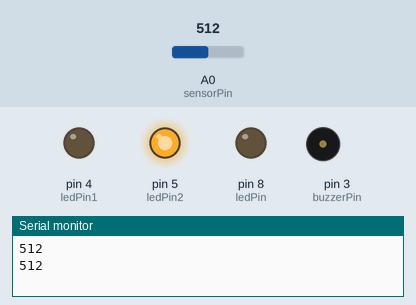
Simulated run of this sketch. Board: Arduino Uno, built with avr-gcc and run on an emulated ATmega328P. Parts: output pins drawn as LEDs (lit = HIGH), buzzer (waves = sounding, pin HIGH), the last lines printed to the serial monitor. The inputs (shaded band) are chosen by the test bench; at power-on: A0 (sensorPin) = 512.

Above: at 3.8 s.
3.9 s: A0 (sensorPin) set to 122
At 4.8 s:
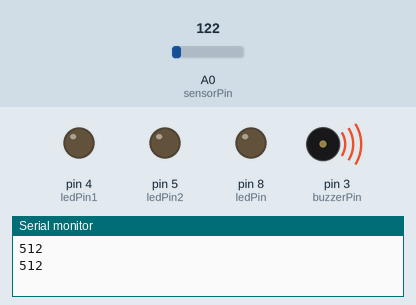
At 6.4 s:
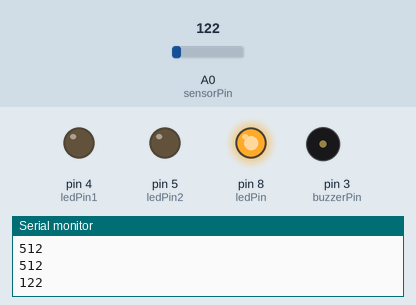
11.5 s: A0 (sensorPin) set to 306
At 12.8 s:
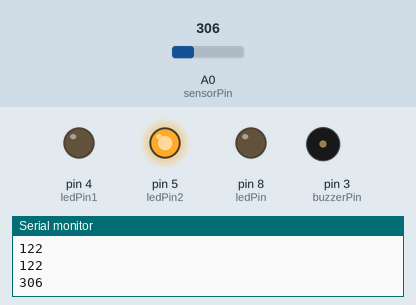
Timing chart, 0 to 22.5 s (numbered marks = the images above; inputs shaded):
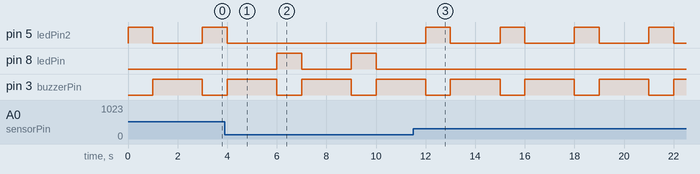

Measured:
- after the input at 3.9 s, pin 5 (ledPin2): goes on until 4.0 s, then stays LOW; pin 8 (ledPin): alternates HIGH for 1.0 s and LOW for 2.0 s, starting after 2.1 s
- after the input at 11.5 s, pin 5 (ledPin2): alternates HIGH for 1.0 s and LOW for 2.0 s, starting after 0.50 s; pin 8 (ledPin): stops changing and stays LOW
- by itself, pin 3 (buzzerPin): alternates HIGH for 2.0 s and LOW for 1.0 s

The sketch:

arduino_son.ino
```cpp
const int ledPin =8;
const int ledPin1 =4;
const int ledPin2 =5;
const int buzzerPin=3;
int value = 0;
const int treshold = 60;
const int treshold1 = 130;
const int treshold2 = 200;
const int sensorPin=A0;
void setup() {
 pinMode(ledPin,OUTPUT);
 pinMode(ledPin1,OUTPUT);
 pinMode(ledPin2,OUTPUT);
 Serial.begin(9600);
 digitalWrite(ledPin,LOW);
 digitalWrite(ledPin1,LOW);
 digitalWrite(ledPin2,LOW);
 pinMode(buzzerPin,OUTPUT);
}
void loop() {
    value = analogRead(sensorPin);
  if(value>treshold&&value<treshold1){
    Serial.println(value);
    digitalWrite(ledPin,HIGH);
    delay(1000);
    digitalWrite(ledPin,LOW);
    digitalWrite(buzzerPin,HIGH);
    delay(2000);
    digitalWrite(buzzerPin,LOW);

  }
  if(value>treshold1&&value<treshold2){
    Serial.println(value);
    digitalWrite(ledPin1,HIGH);
    delay(1000);
    digitalWrite(ledPin1,LOW);
    digitalWrite(buzzerPin,HIGH);
    delay(2000);
    digitalWrite(buzzerPin,LOW);

  }
  if(value>treshold2){
    Serial.println(value);
    digitalWrite(ledPin2,HIGH);
    delay(1000);
    digitalWrite(ledPin2,LOW);
    digitalWrite(buzzerPin,HIGH);
    delay(2000);
    digitalWrite(buzzerPin,LOW);

  }


}
```
